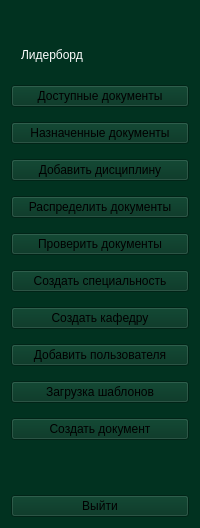
    <widget class="QWidget" name="widget_4" native="true">
     <property name="styleSheet">
      <string notr="true">background-color: rgb(1, 50, 32);</string>
     </property>
     <layout class="QGridLayout" name="gridLayout_6">
      <item row="0" column="0">
       <layout class="QVBoxLayout" name="verticalLayout_4">
        <item>
         <layout class="QHBoxLayout" name="horizontalLayout_3">
          <property name="spacing">
           <number>0</number>
          </property>
          <property name="leftMargin">
           <number>0</number>
          </property>
          <property name="rightMargin">
           <number>0</number>
          </property>
          <property name="bottomMargin">
           <number>9</number>
          </property>
          <item>
           <widget class="QLabel" name="Icon">
            <property name="enabled">
             <bool>true</bool>
            </property>
            <property name="maximumSize">
             <size>
              <width>48</width>
              <height>48</height>
             </size>
            </property>
            <property name="text">
             <string/>
            </property>
            <property name="pixmap">
             <pixmap>../media/icons8-карта-сотрудник-48.png</pixmap>
            </property>
            <property name="scaledContents">
             <bool>false</bool>
            </property>
           </widget>
          </item>
          <item>
           <widget class="QLabel" name="rol">
            <property name="font">
             <font>
              <weight>75</weight>
              <bold>true</bold>
             </font>
            </property>
            <property name="styleSheet">
             <string notr="true">color: white;
text-align: left;
height: 40px;
border: none;
padding-left: 10px;
background-color:  transparent;</string>
            </property>
            <property name="text">
             <string/>
            </property>
           </widget>
          </item>
         </layout>
        </item>
        <item>
         <widget class="QWidget" name="widget" native="true">
          <property name="styleSheet">
           <string notr="true">border-color: rgb(170, 0, 127);</string>
          </property>
          <layout class="QGridLayout" name="gridLayout_2">
           <property name="leftMargin">
            <number>0</number>
           </property>
           <property name="topMargin">
            <number>0</number>
           </property>
           <property name="rightMargin">
            <number>0</number>
           </property>
           <property name="bottomMargin">
            <number>0</number>
           </property>
           <item row="0" column="0">
            <layout class="QVBoxLayout" name="verticalLayout_6">
             <property name="spacing">
              <number>15</number>
             </property>
             <item>
              <widget class="QPushButton" name="Leaderboard">
               <property name="font">
                <font>
                 <pointsize>9</pointsize>
                 <kerning>true</kerning>
                </font>
               </property>
               <property name="styleSheet">
                <string notr="true">QPushButton {
    color: white; /* Цвет текста по умолчанию */
    text-align: left;
    height: 30px;
    border: none;
    padding-left: 10px;
    background-color: transparent; /* Фоновый цвет по умолчанию */
    border-top-left-radius: 10px;
    border-bottom-left-radius: 10px;
}

QPushButton:checked {
    background-color: #F5FAFE; /* Цвет фона при нажатии */
    color:  rgb(1, 50, 32);         /* Цвет текста при нажатии */
    font-weight: bold;        /* Полужирный текст при нажатии */
}


</string>
               </property>
               <property name="text">
                <string>Лидерборд</string>
               </property>
               <property name="icon">
                <iconset>
                 <normaloff>../media/icons8-podium-24 (1).png</normaloff>
                 <normalon>../media/icons8-podium-24.png</normalon>../media/icons8-podium-24 (1).png</iconset>
               </property>
               <property name="iconSize">
                <size>
                 <width>24</width>
                 <height>24</height>
                </size>
               </property>
               <property name="checkable">
                <bool>true</bool>
               </property>
               <property name="autoExclusive">
                <bool>true</bool>
               </property>
              </widget>
             </item>
             <item>
              <widget class="QPushButton" name="AssignedDocuments">
               <property name="font">
                <font>
                 <pointsize>9</pointsize>
                </font>
               </property>
               <property name="styleSheet">
                <string notr="true">QPushButton:checked {
    background-color: #F5FAFE; /* Цвет фона при нажатии */
    color:  rgb(1, 50, 32);         /* Цвет текста при нажатии */
    font-weight: bold;        /* Полужирный текст при нажатии */
}
</string>
               </property>
               <property name="text">
                <string>Доступные документы</string>
               </property>
               <property name="icon">
                <iconset>
                 <normaloff>../media/icons8-документы-24.png</normaloff>
                 <normalon>../media/2.png</normalon>../media/icons8-документы-24.png</iconset>
               </property>
               <property name="iconSize">
                <size>
                 <width>24</width>
                 <height>24</height>
                </size>
               </property>
               <property name="checkable">
                <bool>true</bool>
               </property>
               <property name="autoExclusive">
                <bool>true</bool>
               </property>
              </widget>
             </item>
             <item>
              <widget class="QPushButton" name="AvailableDocuments">
               <property name="font">
                <font>
                 <pointsize>9</pointsize>
                </font>
               </property>
               <property name="styleSheet">
                <string notr="true">QPushButton:checked {
    background-color: #F5FAFE; /* Цвет фона при нажатии */
    color:  rgb(1, 50, 32);         /* Цвет текста при нажатии */
    font-weight: bold;        /* Полужирный текст при нажатии */
}
</string>
               </property>
               <property name="text">
                <string>Назначенные документы</string>
               </property>
               <property name="icon">
                <iconset>
                 <normaloff>../media/icons8-сравнить-24.png</normaloff>
                 <normalon>../media/6.png</normalon>../media/icons8-сравнить-24.png</iconset>
               </property>
               <property name="iconSize">
                <size>
                 <width>24</width>
                 <height>24</height>
                </size>
               </property>
               <property name="checkable">
                <bool>true</bool>
               </property>
               <property name="autoExclusive">
                <bool>true</bool>
               </property>
              </widget>
             </item>
             <item>
              <widget class="QPushButton" name="AddDiscipline">
               <property name="font">
                <font>
                 <pointsize>9</pointsize>
                </font>
               </property>
               <property name="styleSheet">
                <string notr="true">QPushButton:checked {
    background-color: #F5FAFE; /* Цвет фона при нажатии */
    color:  rgb(1, 50, 32);         /* Цвет текста при нажатии */
    font-weight: bold;        /* Полужирный текст при нажатии */
}
</string>
               </property>
               <property name="text">
                <string>Добавить дисциплину</string>
               </property>
               <property name="icon">
                <iconset>
                 <normaloff>../media/icons8-обучение-24.png</normaloff>
                 <normalon>../media/icons8-урок-24.png</normalon>../media/icons8-обучение-24.png</iconset>
               </property>
               <property name="iconSize">
                <size>
                 <width>24</width>
                 <height>24</height>
                </size>
               </property>
               <property name="checkable">
                <bool>true</bool>
               </property>
               <property name="autoExclusive">
                <bool>true</bool>
               </property>
              </widget>
             </item>
             <item>
              <widget class="QPushButton" name="DistributeDocuments">
               <property name="font">
                <font>
                 <pointsize>9</pointsize>
                </font>
               </property>
               <property name="styleSheet">
                <string notr="true">QPushButton:checked {
    background-color: #F5FAFE; /* Цвет фона при нажатии */
    color:  rgb(1, 50, 32);         /* Цвет текста при нажатии */
    font-weight: bold;        /* Полужирный текст при нажатии */
}
</string>
               </property>
               <property name="text">
                <string>Распределить документы</string>
               </property>
               <property name="icon">
                <iconset>
                 <normaloff>../media/icons8-отправить-документ-24.png</normaloff>
                 <normalon>../media/9.png</normalon>../media/icons8-отправить-документ-24.png</iconset>
               </property>
               <property name="iconSize">
                <size>
                 <width>24</width>
                 <height>24</height>
                </size>
               </property>
               <property name="checkable">
                <bool>true</bool>
               </property>
               <property name="autoExclusive">
                <bool>true</bool>
               </property>
              </widget>
             </item>
             <item>
              <widget class="QPushButton" name="CheckDocuments">
               <property name="font">
                <font>
                 <pointsize>9</pointsize>
                </font>
               </property>
               <property name="styleSheet">
                <string notr="true">QPushButton:checked {
    background-color: #F5FAFE; /* Цвет фона при нажатии */
    color:  rgb(1, 50, 32);         /* Цвет текста при нажатии */
    font-weight: bold;        /* Полужирный текст при нажатии */
}
</string>
               </property>
               <property name="text">
                <string>Проверить документы</string>
               </property>
               <property name="icon">
                <iconset>
                 <normaloff>../media/icons8-отмеченный-документ-24.png</normaloff>
                 <normalon>../media/5.png</normalon>../media/icons8-отмеченный-документ-24.png</iconset>
               </property>
               <property name="iconSize">
                <size>
                 <width>24</width>
                 <height>24</height>
                </size>
               </property>
               <property name="checkable">
                <bool>true</bool>
               </property>
               <property name="autoExclusive">
                <bool>true</bool>
               </property>
              </widget>
             </item>
             <item>
              <widget class="QPushButton" name="CreateSpecialty">
               <property name="font">
                <font>
                 <pointsize>9</pointsize>
                </font>
               </property>
               <property name="styleSheet">
                <string notr="true">QPushButton:checked {
    background-color: #F5FAFE; /* Цвет фона при нажатии */
    color:  rgb(1, 50, 32);         /* Цвет текста при нажатии */
    font-weight: bold;        /* Полужирный текст при нажатии */
}
</string>
               </property>
               <property name="text">
                <string>Создать специальность</string>
               </property>
               <property name="icon">
                <iconset>
                 <normaloff>../media/icons8-отдел-24.png</normaloff>
                 <normalon>../media/icons8-отдел-24 (1).png</normalon>../media/icons8-отдел-24.png</iconset>
               </property>
               <property name="iconSize">
                <size>
                 <width>24</width>
                 <height>24</height>
                </size>
               </property>
               <property name="checkable">
                <bool>true</bool>
               </property>
               <property name="autoExclusive">
                <bool>true</bool>
               </property>
              </widget>
             </item>
             <item>
              <widget class="QPushButton" name="CreateDepartment">
               <property name="font">
                <font>
                 <pointsize>9</pointsize>
                </font>
               </property>
               <property name="styleSheet">
                <string notr="true">QPushButton:checked {
    background-color: #F5FAFE; /* Цвет фона при нажатии */
    color:  rgb(1, 50, 32);         /* Цвет текста при нажатии */
    font-weight: bold;        /* Полужирный текст при нажатии */
}
</string>
               </property>
               <property name="text">
                <string>Создать кафедру</string>
               </property>
               <property name="icon">
                <iconset>
                 <normaloff>../media/icons8-школа-24.png</normaloff>
                 <normalon>../media/7.png</normalon>../media/icons8-школа-24.png</iconset>
               </property>
               <property name="iconSize">
                <size>
                 <width>24</width>
                 <height>24</height>
                </size>
               </property>
               <property name="checkable">
                <bool>true</bool>
               </property>
               <property name="autoExclusive">
                <bool>true</bool>
               </property>
              </widget>
             </item>
             <item>
              <widget class="QPushButton" name="AddUser">
               <property name="font">
                <font>
                 <pointsize>9</pointsize>
                </font>
               </property>
               <property name="styleSheet">
                <string notr="true">QPushButton:checked {
    background-color: #F5FAFE; /* Цвет фона при нажатии */
    color:  rgb(1, 50, 32);         /* Цвет текста при нажатии */
    font-weight: bold;        /* Полужирный текст при нажатии */
}
</string>
               </property>
               <property name="text">
                <string>Добавить пользователя</string>
               </property>
               <property name="icon">
                <iconset>
                 <normaloff>../media/icons8-добавить-пользователя-24.png</normaloff>
                 <normalon>../media/3.png</normalon>../media/icons8-добавить-пользователя-24.png</iconset>
               </property>
               <property name="iconSize">
                <size>
                 <width>24</width>
                 <height>24</height>
                </size>
               </property>
               <property name="checkable">
                <bool>true</bool>
               </property>
               <property name="autoExclusive">
                <bool>true</bool>
               </property>
              </widget>
             </item>
             <item>
              <widget class="QPushButton" name="DownloadTemplate">
               <property name="font">
                <font>
                 <pointsize>9</pointsize>
                </font>
               </property>
               <property name="styleSheet">
                <string notr="true">QPushButton:checked {
    background-color: #F5FAFE; /* Цвет фона при нажатии */
    color:  rgb(1, 50, 32);         /* Цвет текста при нажатии */
    font-weight: bold;        /* Полужирный текст при нажатии */
}
</string>
               </property>
               <property name="text">
                <string>Загрузка шаблонов</string>
               </property>
               <property name="icon">
                <iconset>
                 <normaloff>../media/icons8-загрузить-24.png</normaloff>
                 <normalon>../media/icons8-upload-24.png</normalon>../media/icons8-загрузить-24.png</iconset>
               </property>
               <property name="iconSize">
                <size>
                 <width>24</width>
                 <height>24</height>
                </size>
               </property>
               <property name="checkable">
                <bool>true</bool>
               </property>
               <property name="autoExclusive">
                <bool>true</bool>
               </property>
              </widget>
             </item>
             <item>
              <widget class="QPushButton" name="CreateDocument">
               <property name="font">
                <font>
                 <pointsize>9</pointsize>
                </font>
               </property>
               <property name="styleSheet">
                <string notr="true">QPushButton:checked {
    background-color: #F5FAFE; /* Цвет фона при нажатии */
    color:  rgb(1, 50, 32);         /* Цвет текста при нажатии */
    font-weight: bold;        /* Полужирный текст при нажатии */
}
</string>
               </property>
               <property name="text">
                <string>Создать документ</string>
               </property>
               <property name="icon">
                <iconset>
                 <normaloff>../media/icons8-вставить-страницу-24.png</normaloff>
                 <normalon>../media/icons8-вставить-страницу-24 (2).png</normalon>../media/icons8-вставить-страницу-24.png</iconset>
               </property>
               <property name="iconSize">
                <size>
                 <width>24</width>
                 <height>24</height>
                </size>
               </property>
               <property name="checkable">
                <bool>true</bool>
               </property>
               <property name="autoExclusive">
                <bool>true</bool>
               </property>
              </widget>
             </item>
             <item>
              <spacer name="verticalSpacer_7">
               <property name="orientation">
                <enum>Qt::Vertical</enum>
               </property>
               <property name="sizeHint" stdset="0">
                <size>
                 <width>20</width>
                 <height>40</height>
                </size>
               </property>
              </spacer>
             </item>
             <item>
              <widget class="QPushButton" name="Exit">
               <property name="font">
                <font>
                 <pointsize>9</pointsize>
                </font>
               </property>
               <property name="styleSheet">
                <string notr="true">QPushButton:checked {
    background-color: #F5FAFE; /* Цвет фона при нажатии */
    color:  rgb(1, 50, 32);         /* Цвет текста при нажатии */
    font-weight: bold;        /* Полужирный текст при нажатии */
}
</string>
               </property>
               <property name="text">
                <string>Выйти</string>
               </property>
               <property name="icon">
                <iconset>
                 <normaloff>../media/icons8-выйти-24.png</normaloff>
                 <normalon>../media/1.png</normalon>../media/icons8-выйти-24.png</iconset>
               </property>
               <property name="iconSize">
                <size>
                 <width>24</width>
                 <height>24</height>
                </size>
               </property>
               <property name="checkable">
                <bool>true</bool>
               </property>
               <property name="autoExclusive">
                <bool>true</bool>
               </property>
              </widget>
             </item>
            </layout>
           </item>
          </layout>
         </widget>
        </item>
       </layout>
      </item>
     </layout>
    </widget>
